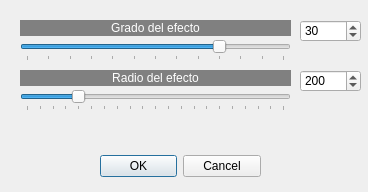
<?xml version="1.0" encoding="UTF-8"?>
<ui version="4.0">
 <class>PincharEstirar</class>
 <widget class="QDialog" name="PincharEstirar">
  <property name="geometry">
   <rect>
    <x>0</x>
    <y>0</y>
    <width>368</width>
    <height>192</height>
   </rect>
  </property>
  <property name="windowTitle">
   <string>Efecto de Pinchar/Estirar</string>
  </property>
  <widget class="QDialogButtonBox" name="buttonBox">
   <property name="geometry">
    <rect>
     <x>100</x>
     <y>150</y>
     <width>161</width>
     <height>32</height>
    </rect>
   </property>
   <property name="orientation">
    <enum>Qt::Horizontal</enum>
   </property>
   <property name="standardButtons">
    <set>QDialogButtonBox::Cancel|QDialogButtonBox::Ok</set>
   </property>
  </widget>
  <widget class="QLabel" name="label">
   <property name="geometry">
    <rect>
     <x>20</x>
     <y>20</y>
     <width>271</width>
     <height>16</height>
    </rect>
   </property>
   <property name="styleSheet">
    <string notr="true">background-color: rgb(128, 128, 128);
color: rgb(255, 255, 255);</string>
   </property>
   <property name="text">
    <string>Grado del efecto</string>
   </property>
   <property name="alignment">
    <set>Qt::AlignCenter</set>
   </property>
  </widget>
  <widget class="QSlider" name="horizontalSlider">
   <property name="geometry">
    <rect>
     <x>20</x>
     <y>40</y>
     <width>271</width>
     <height>21</height>
    </rect>
   </property>
   <property name="minimum">
    <number>-60</number>
   </property>
   <property name="maximum">
    <number>60</number>
   </property>
   <property name="pageStep">
    <number>16</number>
   </property>
   <property name="value">
    <number>30</number>
   </property>
   <property name="orientation">
    <enum>Qt::Horizontal</enum>
   </property>
   <property name="tickPosition">
    <enum>QSlider::TicksBelow</enum>
   </property>
   <property name="tickInterval">
    <number>10</number>
   </property>
  </widget>
  <widget class="QSlider" name="horizontalSlider_2">
   <property name="geometry">
    <rect>
     <x>20</x>
     <y>90</y>
     <width>271</width>
     <height>21</height>
    </rect>
   </property>
   <property name="minimum">
    <number>1</number>
   </property>
   <property name="maximum">
    <number>1000</number>
   </property>
   <property name="value">
    <number>200</number>
   </property>
   <property name="orientation">
    <enum>Qt::Horizontal</enum>
   </property>
   <property name="tickPosition">
    <enum>QSlider::TicksBelow</enum>
   </property>
   <property name="tickInterval">
    <number>50</number>
   </property>
  </widget>
  <widget class="QLabel" name="label_2">
   <property name="geometry">
    <rect>
     <x>20</x>
     <y>70</y>
     <width>271</width>
     <height>16</height>
    </rect>
   </property>
   <property name="styleSheet">
    <string notr="true">background-color: rgb(128, 128, 128);
color: rgb(255, 255, 255);</string>
   </property>
   <property name="text">
    <string>Radio del efecto</string>
   </property>
   <property name="alignment">
    <set>Qt::AlignCenter</set>
   </property>
  </widget>
  <widget class="QSpinBox" name="spinBox">
   <property name="geometry">
    <rect>
     <x>300</x>
     <y>20</y>
     <width>61</width>
     <height>22</height>
    </rect>
   </property>
   <property name="minimum">
    <number>-60</number>
   </property>
   <property name="maximum">
    <number>60</number>
   </property>
   <property name="value">
    <number>30</number>
   </property>
  </widget>
  <widget class="QSpinBox" name="spinBox_2">
   <property name="geometry">
    <rect>
     <x>300</x>
     <y>70</y>
     <width>61</width>
     <height>22</height>
    </rect>
   </property>
   <property name="minimum">
    <number>1</number>
   </property>
   <property name="maximum">
    <number>1000</number>
   </property>
   <property name="value">
    <number>200</number>
   </property>
  </widget>
 </widget>
 <resources/>
 <connections>
  <connection>
   <sender>buttonBox</sender>
   <signal>accepted()</signal>
   <receiver>PincharEstirar</receiver>
   <slot>accept()</slot>
   <hints>
    <hint type="sourcelabel">
     <x>248</x>
     <y>254</y>
    </hint>
    <hint type="destinationlabel">
     <x>157</x>
     <y>274</y>
    </hint>
   </hints>
  </connection>
  <connection>
   <sender>buttonBox</sender>
   <signal>rejected()</signal>
   <receiver>PincharEstirar</receiver>
   <slot>reject()</slot>
   <hints>
    <hint type="sourcelabel">
     <x>316</x>
     <y>260</y>
    </hint>
    <hint type="destinationlabel">
     <x>286</x>
     <y>274</y>
    </hint>
   </hints>
  </connection>
 </connections>
</ui>
